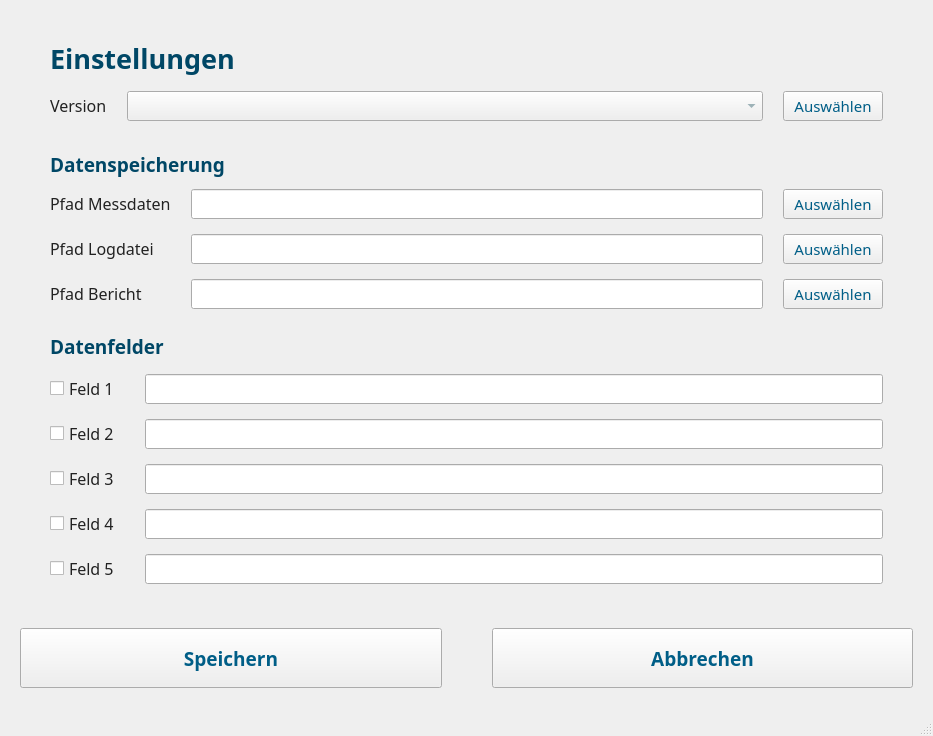
<?xml version="1.0" encoding="UTF-8"?>
<ui version="4.0">
 <class>Einstellungen</class>
 <widget class="QMainWindow" name="Einstellungen">
  <property name="geometry">
   <rect>
    <x>0</x>
    <y>0</y>
    <width>933</width>
    <height>735</height>
   </rect>
  </property>
  <property name="font">
   <font>
    <family>Source Sans Pro</family>
    <pointsize>12</pointsize>
   </font>
  </property>
  <property name="windowTitle">
   <string>Einstellungen</string>
  </property>
  <property name="windowIcon">
   <iconset>
    <normaloff>PhydentLogo.jpg</normaloff>PhydentLogo.jpg</iconset>
  </property>
  <widget class="QWidget" name="centralwidget">
   <layout class="QVBoxLayout" name="verticalLayout">
    <property name="spacing">
     <number>4</number>
    </property>
    <property name="leftMargin">
     <number>20</number>
    </property>
    <property name="topMargin">
     <number>20</number>
    </property>
    <property name="rightMargin">
     <number>20</number>
    </property>
    <property name="bottomMargin">
     <number>20</number>
    </property>
    <item>
     <layout class="QVBoxLayout" name="verticalLayout_4">
      <property name="leftMargin">
       <number>30</number>
      </property>
      <property name="topMargin">
       <number>20</number>
      </property>
      <property name="rightMargin">
       <number>30</number>
      </property>
      <item>
       <widget class="QLabel" name="einstellung_label">
        <property name="maximumSize">
         <size>
          <width>16777215</width>
          <height>60</height>
         </size>
        </property>
        <property name="font">
         <font>
          <family>Source Sans Pro SemiBold</family>
          <pointsize>18</pointsize>
          <weight>75</weight>
          <bold>true</bold>
         </font>
        </property>
        <property name="text">
         <string>&lt;html&gt;&lt;head/&gt;&lt;body&gt;&lt;p&gt;&lt;span style=&quot; font-size:20pt; color:#004766;&quot;&gt;Einstellungen&lt;/span&gt;&lt;/p&gt;&lt;/body&gt;&lt;/html&gt;</string>
        </property>
       </widget>
      </item>
      <item>
       <spacer name="verticalSpacer_3">
        <property name="orientation">
         <enum>Qt::Vertical</enum>
        </property>
        <property name="sizeType">
         <enum>QSizePolicy::Fixed</enum>
        </property>
        <property name="sizeHint" stdset="0">
         <size>
          <width>20</width>
          <height>10</height>
         </size>
        </property>
       </spacer>
      </item>
      <item>
       <layout class="QHBoxLayout" name="horizontalLayout">
        <property name="spacing">
         <number>20</number>
        </property>
        <property name="leftMargin">
         <number>0</number>
        </property>
        <property name="rightMargin">
         <number>0</number>
        </property>
        <property name="bottomMargin">
         <number>0</number>
        </property>
        <item>
         <widget class="QLabel" name="NN_label">
          <property name="maximumSize">
           <size>
            <width>120</width>
            <height>16777215</height>
           </size>
          </property>
          <property name="font">
           <font>
            <pointsize>14</pointsize>
           </font>
          </property>
          <property name="text">
           <string>&lt;html&gt;&lt;head/&gt;&lt;body&gt;&lt;p&gt;&lt;span style=&quot; font-size:12pt; color:#222222;&quot;&gt;Version&lt;/span&gt;&lt;/p&gt;&lt;/body&gt;&lt;/html&gt;</string>
          </property>
         </widget>
        </item>
        <item>
         <widget class="QComboBox" name="NN_choose_drop">
          <property name="sizePolicy">
           <sizepolicy hsizetype="Expanding" vsizetype="Preferred">
            <horstretch>0</horstretch>
            <verstretch>0</verstretch>
           </sizepolicy>
          </property>
          <property name="minimumSize">
           <size>
            <width>400</width>
            <height>30</height>
           </size>
          </property>
          <property name="maximumSize">
           <size>
            <width>12000000</width>
            <height>16777215</height>
           </size>
          </property>
          <property name="styleSheet">
           <string notr="true">color: rgb(105, 138, 147);</string>
          </property>
         </widget>
        </item>
        <item>
         <widget class="QPushButton" name="NN_choose">
          <property name="minimumSize">
           <size>
            <width>100</width>
            <height>30</height>
           </size>
          </property>
          <property name="maximumSize">
           <size>
            <width>100</width>
            <height>16777215</height>
           </size>
          </property>
          <property name="font">
           <font>
            <family>Source Sans Pro</family>
            <pointsize>11</pointsize>
           </font>
          </property>
          <property name="styleSheet">
           <string notr="true">color: rgb(0, 94, 135);</string>
          </property>
          <property name="text">
           <string>Auswählen</string>
          </property>
         </widget>
        </item>
       </layout>
      </item>
     </layout>
    </item>
    <item>
     <spacer name="verticalSpacer_4">
      <property name="orientation">
       <enum>Qt::Vertical</enum>
      </property>
      <property name="sizeType">
       <enum>QSizePolicy::Fixed</enum>
      </property>
      <property name="sizeHint" stdset="0">
       <size>
        <width>20</width>
        <height>20</height>
       </size>
      </property>
     </spacer>
    </item>
    <item>
     <layout class="QVBoxLayout" name="verticalLayout_3">
      <property name="leftMargin">
       <number>30</number>
      </property>
      <property name="rightMargin">
       <number>30</number>
      </property>
      <item>
       <widget class="QLabel" name="datenspeicherung_label">
        <property name="minimumSize">
         <size>
          <width>0</width>
          <height>40</height>
         </size>
        </property>
        <property name="maximumSize">
         <size>
          <width>16777215</width>
          <height>50</height>
         </size>
        </property>
        <property name="font">
         <font>
          <family>Source Sans Pro SemiBold</family>
          <pointsize>14</pointsize>
          <weight>75</weight>
          <bold>true</bold>
         </font>
        </property>
        <property name="text">
         <string>&lt;html&gt;&lt;head/&gt;&lt;body&gt;&lt;p&gt;&lt;span style=&quot; color:#004766;&quot;&gt;Datenspeicherung&lt;/span&gt;&lt;/p&gt;&lt;/body&gt;&lt;/html&gt;</string>
        </property>
       </widget>
      </item>
      <item>
       <layout class="QGridLayout" name="gridLayout_2">
        <property name="leftMargin">
         <number>0</number>
        </property>
        <property name="rightMargin">
         <number>0</number>
        </property>
        <property name="horizontalSpacing">
         <number>20</number>
        </property>
        <property name="verticalSpacing">
         <number>15</number>
        </property>
        <item row="0" column="2">
         <widget class="QPushButton" name="messdaten_choose">
          <property name="minimumSize">
           <size>
            <width>100</width>
            <height>30</height>
           </size>
          </property>
          <property name="font">
           <font>
            <family>Source Sans Pro</family>
            <pointsize>11</pointsize>
           </font>
          </property>
          <property name="styleSheet">
           <string notr="true">color: rgb(0, 94, 135);</string>
          </property>
          <property name="text">
           <string>Auswählen</string>
          </property>
         </widget>
        </item>
        <item row="1" column="2">
         <widget class="QPushButton" name="logdatei_choose">
          <property name="minimumSize">
           <size>
            <width>100</width>
            <height>30</height>
           </size>
          </property>
          <property name="font">
           <font>
            <family>Source Sans Pro</family>
            <pointsize>11</pointsize>
           </font>
          </property>
          <property name="styleSheet">
           <string notr="true">color: rgb(0, 94, 135);</string>
          </property>
          <property name="text">
           <string>Auswählen</string>
          </property>
         </widget>
        </item>
        <item row="1" column="0">
         <widget class="QLabel" name="logdatei_label">
          <property name="text">
           <string>&lt;html&gt;&lt;head/&gt;&lt;body&gt;&lt;p&gt;&lt;span style=&quot; color:#222222;&quot;&gt;Pfad Logdatei&lt;/span&gt;&lt;/p&gt;&lt;/body&gt;&lt;/html&gt;</string>
          </property>
         </widget>
        </item>
        <item row="0" column="1">
         <widget class="QLineEdit" name="messsdaten_edit">
          <property name="minimumSize">
           <size>
            <width>0</width>
            <height>30</height>
           </size>
          </property>
          <property name="styleSheet">
           <string notr="true">color: rgb(105, 138, 147);</string>
          </property>
          <property name="readOnly">
           <bool>true</bool>
          </property>
         </widget>
        </item>
        <item row="1" column="1">
         <widget class="QLineEdit" name="logdatei_edit">
          <property name="minimumSize">
           <size>
            <width>0</width>
            <height>30</height>
           </size>
          </property>
          <property name="styleSheet">
           <string notr="true">color: rgb(105, 138, 147);</string>
          </property>
          <property name="readOnly">
           <bool>true</bool>
          </property>
         </widget>
        </item>
        <item row="0" column="0">
         <widget class="QLabel" name="messdaten_label">
          <property name="text">
           <string>&lt;html&gt;&lt;head/&gt;&lt;body&gt;&lt;p&gt;&lt;span style=&quot; color:#222222;&quot;&gt;Pfad Messdaten&lt;/span&gt;&lt;/p&gt;&lt;/body&gt;&lt;/html&gt;</string>
          </property>
         </widget>
        </item>
        <item row="2" column="0">
         <widget class="QLabel" name="report_label">
          <property name="text">
           <string>&lt;html&gt;&lt;head/&gt;&lt;body&gt;&lt;p&gt;&lt;span style=&quot; color:#222222;&quot;&gt;Pfad Bericht&lt;/span&gt;&lt;/p&gt;&lt;/body&gt;&lt;/html&gt;</string>
          </property>
         </widget>
        </item>
        <item row="2" column="1">
         <widget class="QLineEdit" name="report_edit">
          <property name="minimumSize">
           <size>
            <width>0</width>
            <height>30</height>
           </size>
          </property>
          <property name="styleSheet">
           <string notr="true">color: rgb(105, 138, 147);</string>
          </property>
          <property name="readOnly">
           <bool>true</bool>
          </property>
         </widget>
        </item>
        <item row="2" column="2">
         <widget class="QPushButton" name="report_choose">
          <property name="minimumSize">
           <size>
            <width>100</width>
            <height>30</height>
           </size>
          </property>
          <property name="font">
           <font>
            <family>Source Sans Pro</family>
            <pointsize>11</pointsize>
           </font>
          </property>
          <property name="styleSheet">
           <string notr="true">color: rgb(0, 94, 135);</string>
          </property>
          <property name="text">
           <string>Auswählen</string>
          </property>
         </widget>
        </item>
       </layout>
      </item>
     </layout>
    </item>
    <item>
     <spacer name="verticalSpacer_2">
      <property name="orientation">
       <enum>Qt::Vertical</enum>
      </property>
      <property name="sizeType">
       <enum>QSizePolicy::Fixed</enum>
      </property>
      <property name="sizeHint" stdset="0">
       <size>
        <width>20</width>
        <height>20</height>
       </size>
      </property>
     </spacer>
    </item>
    <item>
     <layout class="QVBoxLayout" name="verticalLayout_2">
      <property name="leftMargin">
       <number>30</number>
      </property>
      <item>
       <widget class="QLabel" name="product_information_label">
        <property name="maximumSize">
         <size>
          <width>16777215</width>
          <height>50</height>
         </size>
        </property>
        <property name="font">
         <font>
          <family>Source Sans Pro SemiBold</family>
          <pointsize>14</pointsize>
          <weight>75</weight>
          <bold>true</bold>
         </font>
        </property>
        <property name="text">
         <string>&lt;html&gt;&lt;head/&gt;&lt;body&gt;&lt;p&gt;&lt;span style=&quot; color:#004766;&quot;&gt;Datenfelder&lt;/span&gt;&lt;/p&gt;&lt;/body&gt;&lt;/html&gt;</string>
        </property>
       </widget>
      </item>
      <item>
       <layout class="QGridLayout" name="gridLayout">
        <property name="leftMargin">
         <number>0</number>
        </property>
        <property name="topMargin">
         <number>10</number>
        </property>
        <property name="rightMargin">
         <number>30</number>
        </property>
        <property name="bottomMargin">
         <number>10</number>
        </property>
        <property name="horizontalSpacing">
         <number>25</number>
        </property>
        <property name="verticalSpacing">
         <number>15</number>
        </property>
        <item row="2" column="1">
         <widget class="QLineEdit" name="productlabel3edit">
          <property name="minimumSize">
           <size>
            <width>0</width>
            <height>30</height>
           </size>
          </property>
         </widget>
        </item>
        <item row="1" column="0">
         <widget class="QCheckBox" name="productlabel2check">
          <property name="font">
           <font>
            <family>Source Sans Pro</family>
            <pointsize>12</pointsize>
           </font>
          </property>
          <property name="styleSheet">
           <string notr="true">color: rgb(34, 34, 34);</string>
          </property>
          <property name="text">
           <string>Feld 2</string>
          </property>
         </widget>
        </item>
        <item row="4" column="1">
         <widget class="QLineEdit" name="productlabel5edit">
          <property name="minimumSize">
           <size>
            <width>0</width>
            <height>30</height>
           </size>
          </property>
         </widget>
        </item>
        <item row="0" column="0">
         <widget class="QCheckBox" name="productlabel1check">
          <property name="font">
           <font>
            <family>Source Sans Pro</family>
            <pointsize>12</pointsize>
           </font>
          </property>
          <property name="styleSheet">
           <string notr="true">color: rgb(34, 34, 34);</string>
          </property>
          <property name="text">
           <string>Feld 1</string>
          </property>
         </widget>
        </item>
        <item row="3" column="1">
         <widget class="QLineEdit" name="productlabel4edit">
          <property name="minimumSize">
           <size>
            <width>0</width>
            <height>30</height>
           </size>
          </property>
         </widget>
        </item>
        <item row="2" column="0">
         <widget class="QCheckBox" name="productlabel3check">
          <property name="font">
           <font>
            <family>Source Sans Pro</family>
            <pointsize>12</pointsize>
           </font>
          </property>
          <property name="styleSheet">
           <string notr="true">color: rgb(34, 34, 34);</string>
          </property>
          <property name="text">
           <string>Feld 3</string>
          </property>
         </widget>
        </item>
        <item row="4" column="0">
         <widget class="QCheckBox" name="productlabel5check">
          <property name="font">
           <font>
            <family>Source Sans Pro</family>
            <pointsize>12</pointsize>
           </font>
          </property>
          <property name="styleSheet">
           <string notr="true">color: rgb(34, 34, 34);</string>
          </property>
          <property name="text">
           <string>Feld 5</string>
          </property>
         </widget>
        </item>
        <item row="0" column="1">
         <widget class="QLineEdit" name="productlabel1edit">
          <property name="minimumSize">
           <size>
            <width>0</width>
            <height>30</height>
           </size>
          </property>
          <property name="autoFillBackground">
           <bool>false</bool>
          </property>
          <property name="text">
           <string/>
          </property>
          <property name="readOnly">
           <bool>false</bool>
          </property>
         </widget>
        </item>
        <item row="3" column="0">
         <widget class="QCheckBox" name="productlabel4check">
          <property name="font">
           <font>
            <family>Source Sans Pro</family>
            <pointsize>12</pointsize>
           </font>
          </property>
          <property name="styleSheet">
           <string notr="true">color: rgb(34, 34, 34);</string>
          </property>
          <property name="text">
           <string>Feld 4</string>
          </property>
         </widget>
        </item>
        <item row="1" column="1">
         <widget class="QLineEdit" name="productlabel2edit">
          <property name="minimumSize">
           <size>
            <width>0</width>
            <height>30</height>
           </size>
          </property>
         </widget>
        </item>
       </layout>
      </item>
     </layout>
    </item>
    <item>
     <spacer name="verticalSpacer">
      <property name="orientation">
       <enum>Qt::Vertical</enum>
      </property>
      <property name="sizeType">
       <enum>QSizePolicy::Fixed</enum>
      </property>
      <property name="sizeHint" stdset="0">
       <size>
        <width>20</width>
        <height>30</height>
       </size>
      </property>
     </spacer>
    </item>
    <item>
     <layout class="QHBoxLayout" name="horizontalLayout_2">
      <property name="spacing">
       <number>50</number>
      </property>
      <item>
       <widget class="QPushButton" name="save_button">
        <property name="minimumSize">
         <size>
          <width>140</width>
          <height>60</height>
         </size>
        </property>
        <property name="maximumSize">
         <size>
          <width>10000</width>
          <height>60</height>
         </size>
        </property>
        <property name="font">
         <font>
          <family>Source Sans Pro Semibold</family>
          <pointsize>14</pointsize>
          <weight>75</weight>
          <bold>true</bold>
         </font>
        </property>
        <property name="styleSheet">
         <string notr="true">color: rgb(0, 94, 135);</string>
        </property>
        <property name="text">
         <string>Speichern</string>
        </property>
       </widget>
      </item>
      <item>
       <widget class="QPushButton" name="cancel_button">
        <property name="minimumSize">
         <size>
          <width>0</width>
          <height>60</height>
         </size>
        </property>
        <property name="maximumSize">
         <size>
          <width>100000</width>
          <height>60</height>
         </size>
        </property>
        <property name="font">
         <font>
          <family>Source Sans Pro Semibold</family>
          <pointsize>14</pointsize>
          <weight>75</weight>
          <bold>true</bold>
         </font>
        </property>
        <property name="styleSheet">
         <string notr="true">color: rgb(0, 94, 135);</string>
        </property>
        <property name="text">
         <string>Abbrechen</string>
        </property>
       </widget>
      </item>
     </layout>
    </item>
   </layout>
  </widget>
  <widget class="QStatusBar" name="statusbar"/>
 </widget>
 <tabstops>
  <tabstop>NN_choose_drop</tabstop>
  <tabstop>NN_choose</tabstop>
  <tabstop>messsdaten_edit</tabstop>
  <tabstop>messdaten_choose</tabstop>
  <tabstop>logdatei_edit</tabstop>
  <tabstop>logdatei_choose</tabstop>
  <tabstop>productlabel1edit</tabstop>
  <tabstop>productlabel2edit</tabstop>
  <tabstop>productlabel3edit</tabstop>
  <tabstop>productlabel4edit</tabstop>
  <tabstop>productlabel5edit</tabstop>
  <tabstop>productlabel1check</tabstop>
  <tabstop>productlabel2check</tabstop>
  <tabstop>productlabel3check</tabstop>
  <tabstop>productlabel4check</tabstop>
  <tabstop>productlabel5check</tabstop>
  <tabstop>save_button</tabstop>
  <tabstop>cancel_button</tabstop>
 </tabstops>
 <resources/>
 <connections/>
</ui>
